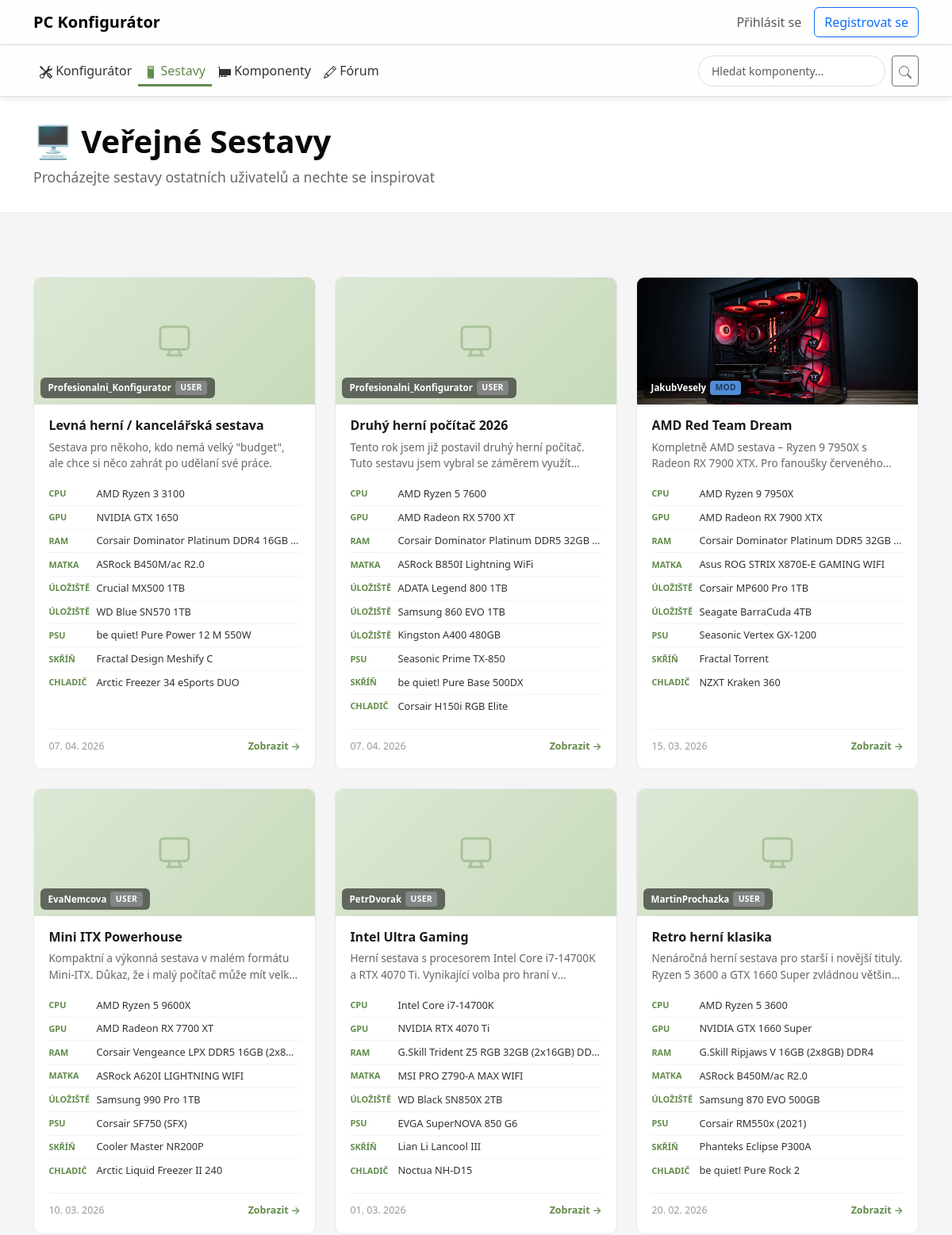
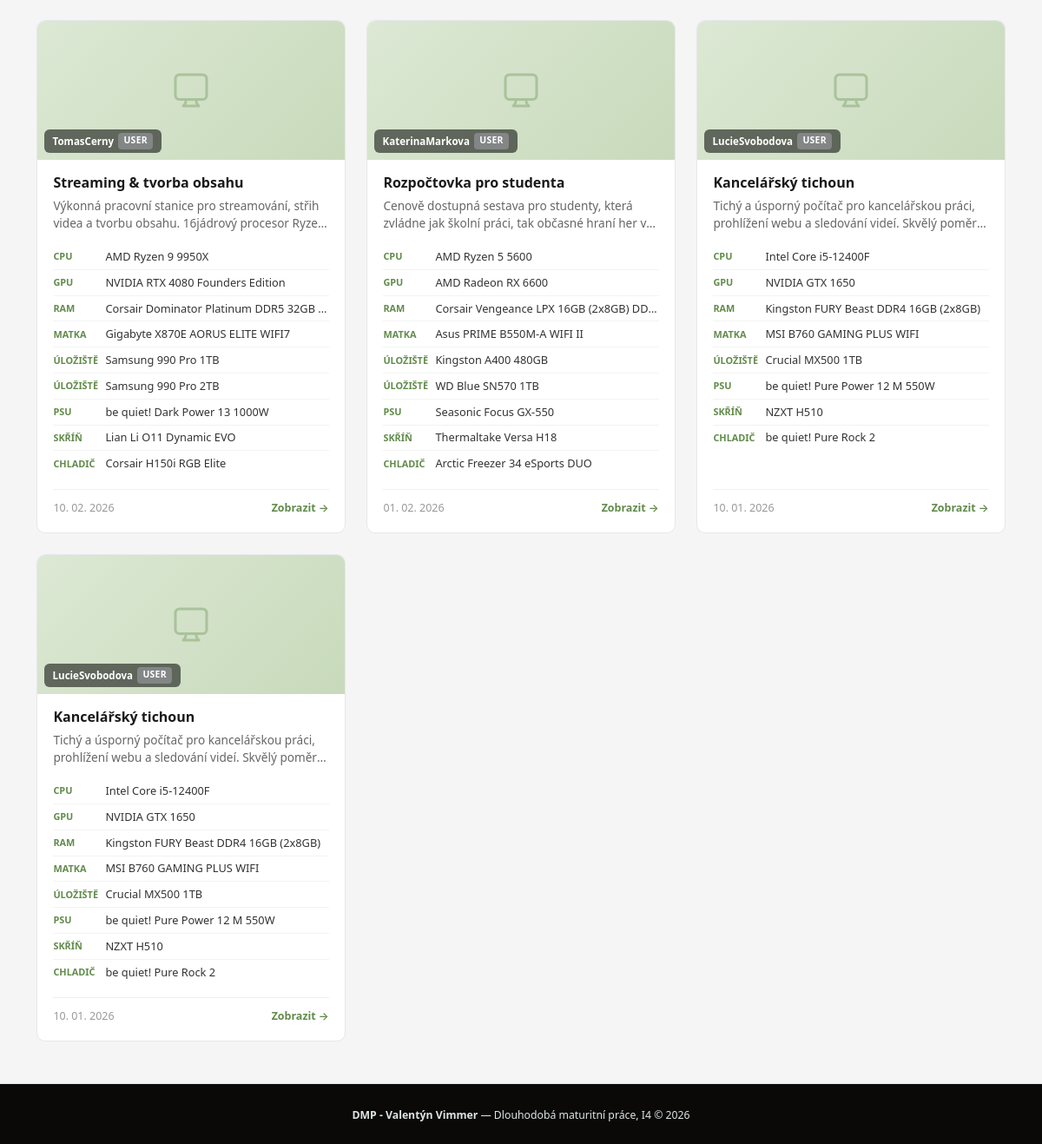
Screenshot of /public/builds.php with the database file from the repository (2 pictures, top to bottom).
### tables this page shows
CREATE TABLE `builds` (
  `id` int(10) UNSIGNED NOT NULL,
  `userId` int(10) UNSIGNED NOT NULL,
  `name` varchar(255) NOT NULL,
  `description` text DEFAULT NULL,
  `image_path` varchar(255) DEFAULT NULL,
  `image_mime_type` varchar(50) DEFAULT NULL,
  `image_uploaded_at` timestamp NULL DEFAULT NULL,
  `isPublic` tinyint(1) DEFAULT NULL,
  `createdAt` timestamp NOT NULL DEFAULT current_timestamp(),
  `updatedAt` timestamp NULL DEFAULT current_timestamp()
);

CREATE TABLE `users` (
  `id` int(10) UNSIGNED NOT NULL,
  `username` varchar(255) NOT NULL,
  `email` varchar(255) NOT NULL,
  `email_verified` tinyint(1) NOT NULL DEFAULT 0,
  `verification_token` varchar(255) DEFAULT NULL,
  `verification_token_expires` datetime DEFAULT NULL,
  `password_reset_token` varchar(255) DEFAULT NULL,
  `password_reset_token_expires` datetime DEFAULT NULL,
  `password` varchar(255) NOT NULL,
  `subscription` tinyint(3) NOT NULL,
  `roleId` int(10) UNSIGNED NOT NULL,
  `is_banned` tinyint(1) DEFAULT 0,
  `bannedAt` timestamp NULL DEFAULT NULL,
  `banReason` text DEFAULT NULL,
  `bannedBy` int(10) UNSIGNED DEFAULT NULL,
  `createdAt` timestamp NOT NULL DEFAULT current_timestamp(),
  `updatedAt` timestamp NULL DEFAULT current_timestamp()
);

### public/builds.php (the view, shortened to what this page needs)
<?php
require_once __DIR__ . '/../db/connection.php';
$currentPage = 'builds.php';
$stmt = $pdo->prepare("
    SELECT b.id, b.name, b.description, b.userId, u.username, u.roleId, b.createdAt, b.image_path
    FROM builds b
    LEFT JOIN users u ON b.userId = u.id
    WHERE b.isPublic = 1
    ORDER BY b.createdAt DESC
");
$stmt->execute();
$builds = $stmt->fetchAll(PDO::FETCH_ASSOC);
?>
<!DOCTYPE html>
<html lang="cs">
<head>
    <link href="https://cdn.jsdelivr.net/npm/bootstrap@5.3.0/dist/css/bootstrap.min.css" rel="stylesheet">
    <link rel="stylesheet" href="/dmp/assets/css/style.css">
</head>
<body class="d-flex flex-column min-vh-100">
    <?php include_once __DIR__ . '/../includes/navbar.php'; ?>
    <div class="page-header">
        <div class="container">
            <h1>🖥️ Veřejné Sestavy</h1>
            <p>Procházejte sestavy ostatních uživatelů a nechte se inspirovat</p>
        </div>
    </div>
    <div class="container builds-container py-5">
        <?php if (count($builds) > 0): ?>
            <div class="row g-4">
                <?php foreach ($builds as $build): ?>
                    <div class="col-sm-6 col-lg-4">
                        <a href="/dmp/public/build.php?id=<?= htmlspecialchars($build['id']) ?>" class="card-link">
                            <div class="build-card">
                                <div class="build-card-thumb">
                                    <?php if ($build['image_path'] && file_exists(str_replace('/', DIRECTORY_SEPARATOR, $_SERVER['DOCUMENT_ROOT'] . '/dmp/' . $build['image_path']))): ?>
                                        <img src="/dmp/<?= htmlspecialchars($build['image_path']) ?>" alt="<?= htmlspecialchars($build['name']) ?>">
                                    <?php else: ?>
                                        <div class="build-card-thumb-placeholder">
                                        </div>
                                    <?php endif; ?>
                                    <span class="author-chip">
                                        <?= htmlspecialchars($build['username'] ?? 'Anonym') ?>
                                        <?php if (($build['roleId'] ?? 1) == 2): ?>
                                            <span class="role-label admin">Admin</span>
                                        <?php elseif (($build['roleId'] ?? 1) == 3): ?>
                                            <span class="role-label mod">Mod</span>
                                        <?php else: ?>
                                            <span class="role-label user">User</span>
                                        <?php endif; ?>
                                    </span>
                                </div>
                                <div class="build-card-body">
                                    <h5 class="build-title"><?= htmlspecialchars($build['name']) ?></h5>
                                    <?php if ($build['description']): ?>
                                        <p class="build-description"><?= htmlspecialchars($build['description']) ?></p>
                                    <?php else: ?>
                                        <p class="build-description empty">Bez popisu</p>
                                    <?php endif; ?>
                                    <?php if (!empty($build['components'])): ?>
                                        <ul class="build-components">
                                            <?php foreach ($build['components'] as $component): ?>
                                                <li>
                                                    <span class="comp-type"><?= htmlspecialchars($component['type']) ?></span>
                                                    <span class="comp-name" title="<?= htmlspecialchars($component['name']) ?>"><?= htmlspecialchars($component['name']) ?></span>
                                                </li>
                                            <?php endforeach; ?>
                                        </ul>
                                    <?php endif; ?>
                                    <div class="build-card-footer">
                                        <span class="build-date"><?= date('d. m. Y', strtotime($build['createdAt'])) ?></span>
                                        <span class="btn-view-details">Zobrazit <span>→</span></span>
                                    </div>
                                </div>
                            </div>
                        </a>
                    </div>
                <?php endforeach; ?>
            </div>
        <?php endif; ?>
    </div>
    <?php include_once __DIR__ . '/../includes/footer.php'; ?>
</body>
</html>

### includes/navbar.php (shortened to what this page needs)
<?php
$loggedIn = isset($_SESSION['user_id']);
$username = $loggedIn ? $_SESSION['username'] : '';
?>
<nav class="navbar navbar-expand-lg navbar-light navbar-top">
  <div class="container">
    <a class="navbar-brand fw-bold" href="/dmp/public/index.php">PC Konfigurátor</a>
    <div class="collapse navbar-collapse" id="navbarAuth">
      <ul class="navbar-nav ms-auto align-items-center gap-2">
        <?php if ($loggedIn): ?>
          <li class="nav-item">
            <span class="nav-link">Ahoj, <strong><a href="/dmp/public/dashboard.php"><?= htmlspecialchars($username) ?></a></strong>!</span>
          </li>
          <?php if ($_SESSION['roleId'] === 2): ?>
          <li class="nav-item">
            <a class="btn btn-outline-info" href="/dmp/public/admin/index.php">Admin panel</a>
          </li>
          <?php elseif ($_SESSION['roleId'] === 3): ?>
          <li class="nav-item">
            <a class="btn btn-outline-warning" href="/dmp/public/moderator/index.php">Panel moderátora</a>
          </li>
          <?php endif; ?>
          <li class="nav-item">
            <a class="btn btn-outline-danger" href="/dmp/public/logout.php">Odhlásit se</a>
          </li>
        <?php else: ?>
          <li class="nav-item">
            <a class="nav-link" href="/dmp/public/login.php">Přihlásit se</a>
          </li>
          <li class="nav-item">
            <a class="btn btn-outline-primary" href="/dmp/public/register.php">Registrovat se</a>
          </li>
        <?php endif; ?>
      </ul>
    </div>
  </div>
</nav>
<nav class="navbar navbar-expand-lg navbar-bottom">
  <div class="container">
    <div class="collapse navbar-collapse" id="navbarMain">
      <ul class="navbar-nav me-auto">
        <li class="nav-item">
          <a class="nav-link <?= $currentPage === 'configurator.php' ? 'active' : '' ?>" href="/dmp/public/configurator.php"> Konfigurátor</a>
        </li>
        <li class="nav-item">
          <a class="nav-link <?= $currentPage === 'builds.php' ? 'active' : '' ?>" href="/dmp/public/builds.php"> Sestavy</a>
        </li>
        <li class="nav-item">
          <a class="nav-link <?= $currentPage === 'parts.php' ? 'active' : '' ?>" href="/dmp/public/parts.php"> Komponenty</a>
        </li>
        <li class="nav-item">
          <a class="nav-link <?= $currentPage === 'forum.php' ? 'active' : '' ?>" href="/dmp/public/forum.php"> Fórum</a>
        </li>
      </ul>
      <div class="search-bar ms-auto">
        <form class="d-flex" method="GET" action="/dmp/public/parts.php">
          <input
            class="form-control form-control-sm"
            type="search"
            name="q"
            placeholder="Hledat komponenty..."
            aria-label="Search"
          >
          <button class="btn btn-outline-secondary btn-sm ms-2" type="submit"><svg xmlns="http://www.w3.org/2000/svg" width="16" height="16" fill="currentColor" class="bi bi-search" viewBox="0 0 16 16">
  <path d="M11.742 10.344a6.5 6.5 0 1 0-1.397 1.398h-.001q.044.06.098.115l3.85 3.85a1 1 0 0 0 1.415-1.414l-3.85-3.85a1 1 0 0 0-.115-.1zM12 6.5a5.5 5.5 0 1 1-11 0 5.5 5.5 0 0 1 11 0"/>
</svg></button>
        </form>
      </div>
    </div>
  </div>
</nav>

### includes/footer.php
<footer class="py-4 text-center border-top">
  <div class="container">
    <small><span>DMP - Valentýn Vimmer</span> — Dlouhodobá maturitní práce, I4 &copy; <?php echo date('Y'); ?></small>
  </div>
</footer>

### assets/css/style.css (style rules this page uses)
body { background-color: #f9fafb; color: #0A0908; font-family: system-ui, -apple-system, BlinkMacSystemFont, "Segoe UI", sans-serif; display: flex; flex-direction: column; }
html { height: 100%; }
body { min-height: 100vh; }
body > *:not(footer) { flex: 0 0 auto; }
footer { background: #0A0908; color: #DEE5E5; padding: 24px; text-align: center; font-size: 14px; border-top: 1px solid #e5e7eb; margin-top: auto; flex-shrink: 0; }
footer span { color: #DEE5E5; font-weight: 600; }
.navbar-top { background-color: #ffffff; border-bottom: 1px solid #e0e0e0; }
.navbar-bottom { background-color: #fafbfc; border-bottom: 1px solid #e0e0e0; padding: 0.75rem 0; }
.navbar-bottom .nav-link { color: #333; font-weight: 500; padding: 0.5rem 1rem; transition: color 0.3s ease; }
.navbar-bottom .nav-link.active { color: #618B4A; border-bottom: 3px solid #618B4A; padding-bottom: calc(0.5rem - 3px); }
.search-bar { max-width: 300px; }
.search-bar input { border-radius: 20px; padding: 0.5rem 1rem; border: 1px solid #ddd; transition: border-color 0.3s ease; }
.navbar { background-color: rgba(255, 255, 255, 0.95) !important; box-shadow: 0 2px 8px rgba(0, 0, 0, 0.1); }

### public/builds.php (style rules this page uses)
body { background: #f5f5f5; }
.builds-container { min-height: calc(100vh - 400px); }
.page-header { background: white; border-bottom: 1px solid #e5e7eb; padding: 2rem 0; margin-bottom: 2rem; }
.page-header h1 { color: #0a0908; font-weight: 700; font-size: 2.5rem; }
.page-header p { color: #666; font-size: 1.1rem; margin-bottom: 0; }
.build-card { background: white; border: 1px solid #e5e7eb; border-radius: 10px; overflow: hidden; transition: box-shadow 0.25s ease, transform 0.25s ease; height: 100%; display: flex; flex-direction: column; }
.build-card-thumb { position: relative; height: 160px; overflow: hidden; }
.build-card-thumb img { width: 100%; height: 100%; object-fit: cover; display: block; }
.build-card-thumb-placeholder { width: 100%; height: 100%; background: linear-gradient(135deg, #dce8d4 0%, #c8dabb 100%); display: flex; align-items: center; justify-content: center; }
.build-card-thumb-placeholder svg { width: 48px; height: 48px; color: #618B4A; opacity: 0.35; }
.build-card-thumb .author-chip { position: absolute; bottom: 8px; left: 8px; background: rgba(0,0,0,0.55); backdrop-filter: blur(4px); color: #fff; font-size: 0.72rem; font-weight: 600; padding: 0.25rem 0.6rem; border-radius: 6px; display: flex; align-items: center; gap: 5px; }
.author-chip .role-label { padding: 0.1rem 0.4rem; border-radius: 4px; font-size: 0.65rem; font-weight: 700; text-transform: uppercase; letter-spacing: 0.3px; }
.role-label.mod { background: rgba(96,165,250,0.85); color: #1e3a5f; }
.role-label.user { background: rgba(161,161,170,0.55); color: #fff; }
.build-card-body { padding: 1rem 1.15rem 1.15rem; flex-grow: 1; display: flex; flex-direction: column; }
.build-title { font-size: 1rem; font-weight: 700; color: #1a1a1a; margin: 0 0 0.35rem; line-height: 1.35; display: -webkit-box; -webkit-line-clamp: 2; -webkit-box-orient: vertical; overflow: hidden; }
.build-description { color: #666; font-size: 0.85rem; line-height: 1.5; margin-bottom: 0.85rem; display: -webkit-box; -webkit-line-clamp: 2; -webkit-box-orient: vertical; overflow: hidden; }
.build-components { list-style: none; margin: 0 0 0.9rem; padding: 0; }
.build-components li { font-size: 0.8rem; color: #555; padding: 0.3rem 0; display: flex; align-items: center; gap: 0.5rem; border-bottom: 1px solid #f3f3f3; }
.build-components li:last-child { border-bottom: none; }
.comp-type { display: inline-block; width: 52px; flex-shrink: 0; font-size: 0.68rem; font-weight: 700; color: #618B4A; text-transform: uppercase; }
.comp-name { white-space: nowrap; overflow: hidden; text-overflow: ellipsis; color: #333; }
.build-card-footer { margin-top: auto; display: flex; align-items: center; justify-content: space-between; padding-top: 0.75rem; border-top: 1px solid #f0f0f0; }
.build-date { font-size: 0.78rem; color: #999; font-weight: 500; }
.btn-view-details { font-size: 0.78rem; font-weight: 600; color: #618B4A; text-decoration: none; display: inline-flex; align-items: center; gap: 3px; transition: gap 0.15s ease; }
.card-link { text-decoration: none; color: inherit; height: 100%; }

### rows the page displays
builds: userId.username "Profesionalni_Konfigurator", shows "USER", name "Levná herní / kancelářská sestava", description "Sestava pro někoho, kdo nemá velký \"budget\", ale chce si něco zahrát po udělaní své práce.", type "CPU", name "AMD Ryzen 3 3100", type "GPU", name "NVIDIA GTX 1650", type "RAM", name "Corsair Dominator Platinum DDR4 16GB…", type "MATKA", name "ASRock B450M/ac R2.0", type "ÚLOŽIŠTĚ", name "Crucial MX500 1TB", name "WD Blue SN570 1TB", type "PSU", name "be quiet! Pure Power 12 M 550W", type "SKŘÍŇ", name "Fractal Design Meshify C", type "CHLADIČ", name "Arctic Freezer 34 eSports DUO", createdAt "07. 04. 2026"
builds: userId.username "Profesionalni_Konfigurator", shows "USER", name "Druhý herní počítač 2026", description "Tento rok jsem již postavil druhý herní počítač. Tuto sestavu jsem vybral se záměrem…", type "CPU", name "AMD Ryzen 5 7600", type "GPU", name "AMD Radeon RX 5700 XT", type "RAM", name "Corsair Dominator Platinum DDR5 32GB…", type "MATKA", name "ASRock B850I Lightning WiFi", type "ÚLOŽIŠTĚ", name "ADATA Legend 800 1TB", name "Samsung 860 EVO 1TB", name "Kingston A400 480GB", type "PSU", name "Seasonic Prime TX-850", type "SKŘÍŇ", name "be quiet! Pure Base 500DX", type "CHLADIČ", name "Corsair H150i RGB Elite", createdAt "07. 04. 2026"
builds: image_path (picture), userId.username "JakubVesely", shows "MOD", name "AMD Red Team Dream", description "Kompletně AMD sestava – Ryzen 9 7950X s Radeon RX 7900 XTX. Pro fanoušky…", type "CPU", name "AMD Ryzen 9 7950X", type "GPU", name "AMD Radeon RX 7900 XTX", type "RAM", name "Corsair Dominator Platinum DDR5 32GB…", type "MATKA", name "Asus ROG STRIX X870E-E GAMING WIFI", type "ÚLOŽIŠTĚ", name "Corsair MP600 Pro 1TB", name "Seagate BarraCuda 4TB", type "PSU", name "Seasonic Vertex GX-1200", type "SKŘÍŇ", name "Fractal Torrent", type "CHLADIČ", name "NZXT Kraken 360", createdAt "15. 03. 2026"
builds: userId.username "EvaNemcova", shows "USER", name "Mini ITX Powerhouse", description "Kompaktní a výkonná sestava v malém formátu Mini-ITX. Důkaz, že i malý počítač může mít…", type "CPU", name "AMD Ryzen 5 9600X", type "GPU", name "AMD Radeon RX 7700 XT", type "RAM", name "Corsair Vengeance LPX DDR5 16GB (2x8…", type "MATKA", name "ASRock A620I LIGHTNING WIFI", type "ÚLOŽIŠTĚ", name "Samsung 990 Pro 1TB", type "PSU", name "Corsair SF750 (SFX)", type "SKŘÍŇ", name "Cooler Master NR200P", type "CHLADIČ", name "Arctic Liquid Freezer II 240", createdAt "10. 03. 2026"
builds: userId.username "PetrDvorak", shows "USER", name "Intel Ultra Gaming", description "Herní sestava s procesorem Intel Core i7-14700K a RTX 4070 Ti. Vynikající volba pro hraní…", type "CPU", name "Intel Core i7-14700K", type "GPU", name "NVIDIA RTX 4070 Ti", type "RAM", name "G.Skill Trident Z5 RGB 32GB (2x16GB) DD…", type "MATKA", name "MSI PRO Z790-A MAX WIFI", type "ÚLOŽIŠTĚ", name "WD Black SN850X 2TB", type "PSU", name "EVGA SuperNOVA 850 G6", type "SKŘÍŇ", name "Lian Li Lancool III", type "CHLADIČ", name "Noctua NH-D15", createdAt "01. 03. 2026"
builds: userId.username "MartinProchazka", shows "USER", name "Retro herní klasika", description "Nenáročná herní sestava pro starší i novější tituly. Ryzen 5 3600 a GTX 1660 Super zvládnou…", type "CPU", name "AMD Ryzen 5 3600", type "GPU", name "NVIDIA GTX 1660 Super", type "RAM", name "G.Skill Ripjaws V 16GB (2x8GB) DDR4", type "MATKA", name "ASRock B450M/ac R2.0", type "ÚLOŽIŠTĚ", name "Samsung 870 EVO 500GB", type "PSU", name "Corsair RM550x (2021)", type "SKŘÍŇ", name "Phanteks Eclipse P300A", type "CHLADIČ", name "be quiet! Pure Rock 2", createdAt "20. 02. 2026"
builds: userId.username "TomasCerny", shows "USER", name "Streaming & tvorba obsahu", description "Výkonná pracovní stanice pro streamování, střih videa a tvorbu obsahu. 16jádrový procesor…", type "CPU", name "AMD Ryzen 9 9950X", type "GPU", name "NVIDIA RTX 4080 Founders Edition", type "RAM", name "Corsair Dominator Platinum DDR5 32GB…", type "MATKA", name "Gigabyte X870E AORUS ELITE WIFI7", type "ÚLOŽIŠTĚ", name "Samsung 990 Pro 1TB", name "Samsung 990 Pro 2TB", type "PSU", name "be quiet! Dark Power 13 1000W", type "SKŘÍŇ", name "Lian Li O11 Dynamic EVO", type "CHLADIČ", name "Corsair H150i RGB Elite", createdAt "10. 02. 2026"
builds: userId.username "KaterinaMarkova", shows "USER", name "Rozpočtovka pro studenta", description "Cenově dostupná sestava pro studenty, která zvládne jak školní práci, tak občasné hraní her…", type "CPU", name "AMD Ryzen 5 5600", type "GPU", name "AMD Radeon RX 6600", type "RAM", name "Corsair Vengeance LPX 16GB (2x8GB) DD…", type "MATKA", name "Asus PRIME B550M-A WIFI II", type "ÚLOŽIŠTĚ", name "Kingston A400 480GB", name "WD Blue SN570 1TB", type "PSU", name "Seasonic Focus GX-550", type "SKŘÍŇ", name "Thermaltake Versa H18", type "CHLADIČ", name "Arctic Freezer 34 eSports DUO", createdAt "01. 02. 2026"
builds: userId.username "LucieSvobodova", shows "USER", name "Kancelářský tichoun", description "Tichý a úsporný počítač pro kancelářskou práci, prohlížení webu a sledování videí. Skvělý…", type "CPU", name "Intel Core i5-12400F", type "GPU", name "NVIDIA GTX 1650", type "RAM", name "Kingston FURY Beast DDR4 16GB (2x8GB)", type "MATKA", name "MSI B760 GAMING PLUS WIFI", type "ÚLOŽIŠTĚ", name "Crucial MX500 1TB", type "PSU", name "be quiet! Pure Power 12 M 550W", type "SKŘÍŇ", name "NZXT H510", type "CHLADIČ", name "be quiet! Pure Rock 2", createdAt "10. 01. 2026"
